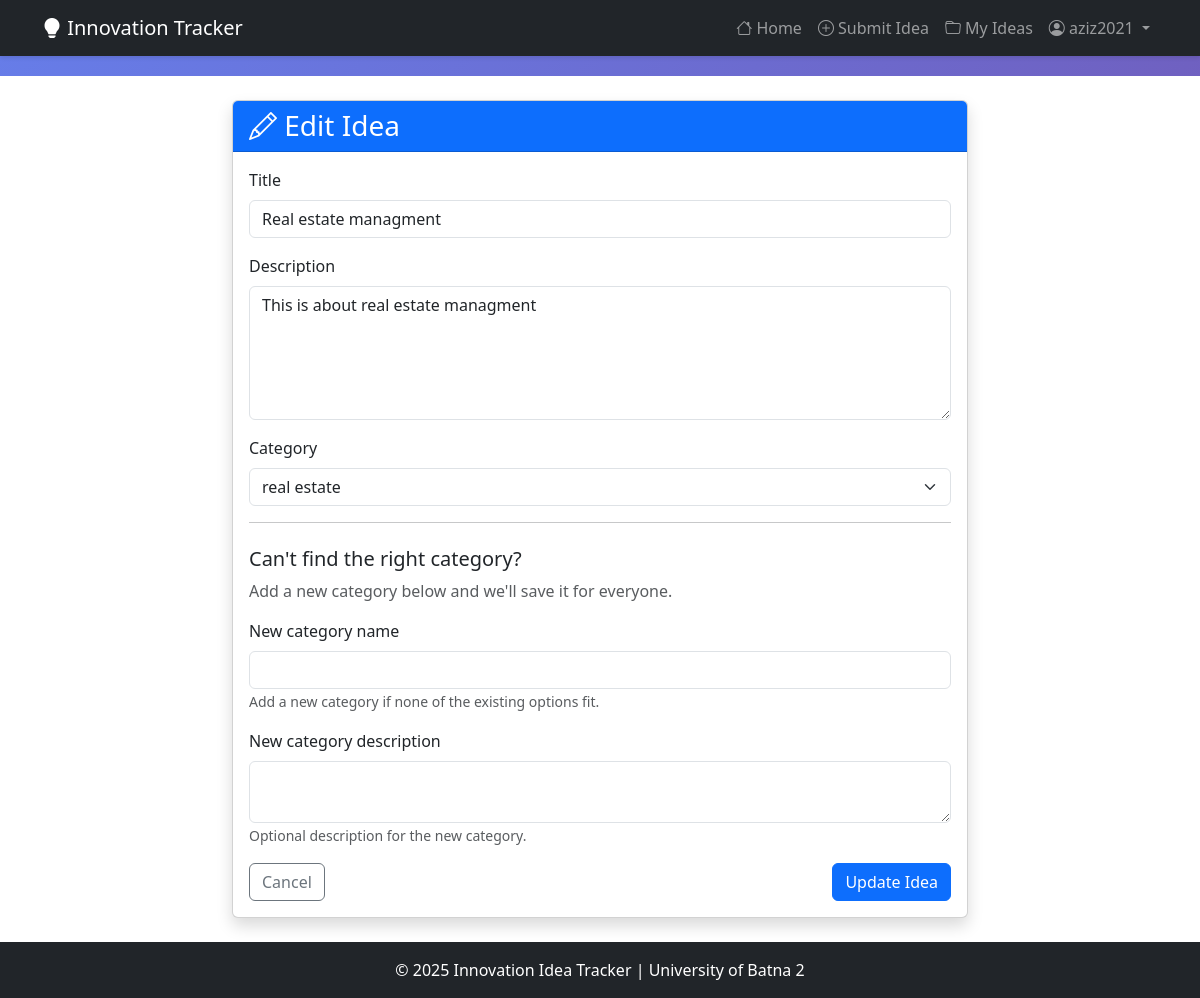
/ideas/2/edit/ (signed in), run on the app's committed database.
### ideas/models.py (models this page shows, shortened)
class Idea(models.Model):
    STATUS_CHOICES = [
        ('pending', 'Pending'),
        ('approved', 'Approved'),
        ('rejected', 'Rejected'),
        ('implemented', 'Implemented'),
    ]
    title = models.CharField(max_length=200)
    description = models.TextField()
    category = models.ForeignKey(Category, on_delete=models.SET_NULL, null=True, related_name='ideas')
    submitter = models.ForeignKey(User, on_delete=models.CASCADE, related_name='submitted_ideas')
    submission_date = models.DateTimeField(default=timezone.now)
    status = models.CharField(max_length=20, choices=STATUS_CHOICES, default='pending')
    class Meta:
        ordering = ['-submission_date']

### ideas/views.py (the view)
# urls.py: path('ideas/<int:pk>/edit/', views.edit_idea, name='edit_idea'),
@login_required
def edit_idea(request, pk):
    idea = get_object_or_404(Idea, pk=pk, submitter=request.user)
    if request.method == 'POST':
        form = IdeaForm(request.POST, instance=idea)
        if form.is_valid():
            form.save()
            messages.success(request, 'Idea updated successfully.')
            return redirect('idea_detail', pk=idea.pk)
    else:
        form = IdeaForm(instance=idea)
    return render(request, 'ideas/idea_form.html', {'form': form, 'idea': idea})

### ideas/forms.py (shortened to what this page needs)
class IdeaForm(forms.ModelForm):
    new_category_name = forms.CharField(
        required=False,
        max_length=50,
        help_text='Add a new category if none of the existing options fit.',
    )
    new_category_description = forms.CharField(
        required=False,
        widget=forms.Textarea(attrs={'rows': 2}),
        help_text='Optional description for the new category.',
    )
    class Meta:
        model = Idea
        fields = ['title', 'description', 'category']
        widgets = {
            'description': forms.Textarea(attrs={'rows': 5}),
        }
    def __init__(self, *args, **kwargs):
        super().__init__(*args, **kwargs)
        for field in self.fields.values():
            css_class = 'form-control'
            if isinstance(field.widget, forms.Select):
                css_class = 'form-select'
            field.widget.attrs.setdefault('class', css_class)
        self.fields['category'].required = False

### ideas/context_processors.py (called while the page is built)
def role_flags(request):
    user = request.user
    can_review = False
    user_role = None
    if user.is_authenticated:
        try:
            profile = user.profile
        except ObjectDoesNotExist:
            profile = None
        if profile is None and user.is_staff:
            profile, _ = UserProfile.objects.get_or_create(
                user=user, defaults={'role': UserProfile.ROLE_ADMIN}
            )
        if profile:
            user_role = profile.role
            can_review = profile.can_review
    return {
        'can_review': can_review,
        'user_role': user_role,
    }

### ideas/models.py (called while the page is built)
    def __str__(self):
        return self.name

    @property
    def can_review(self):
        return self.role in {self.ROLE_REVIEWER, self.ROLE_ADMIN} or self.user.is_staff

### templates/ideas/idea_form.html (shortened to what this page needs)
{% extends 'ideas/base.html' %}
{% block content %}
<div class="row justify-content-center">
  <div class="col-lg-8">
    <div class="card shadow">
      <div class="card-header bg-primary text-white">
        <h3 class="mb-0">
          {% if idea %}
          <i class="bi bi-pencil"></i> Edit Idea
          {% else %}
          <i class="bi bi-plus-circle"></i> Submit New Idea
          {% endif %}
        </h3>
      </div>
      <div class="card-body">
        <form method="post">
          {% for field in form %}
          {% if field.name == 'new_category_name' %}
          <hr />
          <h5 class="mt-4">Can't find the right category?</h5>
          <p class="text-muted">Add a new category below and we'll save it for everyone.</p>
          {% endif %}
          <div class="mb-3">
            <label class="form-label">{{ field.label }}</label>
            {{ field }}
            {% if field.help_text %}
            <small class="form-text text-muted">{{ field.help_text }}</small>
            {% endif %}
          </div>
          {% endfor %}
          <div class="d-flex justify-content-between">
            <a href="{% url 'home' %}" class="btn btn-outline-secondary">Cancel</a>
            <button type="submit" class="btn btn-primary">
              {% if idea %}Update Idea{% else %}Submit Idea{% endif %}
            </button>
          </div>
        </form>
      </div>
    </div>
  </div>
</div>
{% endblock %}

### templates/ideas/base.html (shortened to what this page needs)
<!DOCTYPE html>
<html lang="en">
  <head>
    <link
      href="https://cdn.jsdelivr.net/npm/bootstrap@5.3.0/dist/css/bootstrap.min.css"
      rel="stylesheet"
    />
    <link
      rel="stylesheet"
      href="https://cdn.jsdelivr.net/npm/bootstrap-icons@1.10.0/font/bootstrap-icons.css"
    />
  </head>
  <body>
    <nav class="navbar navbar-expand-lg navbar-dark bg-dark fixed-top">
      <div class="container">
        <a class="navbar-brand" href="{% url 'home' %}">
          <i class="bi bi-lightbulb-fill"></i> Innovation Tracker
        </a>
        <div class="collapse navbar-collapse" id="navbarNav">
          <ul class="navbar-nav ms-auto">
            <li class="nav-item">
              <a class="nav-link" href="{% url 'home' %}">
                <i class="bi bi-house"></i> Home
              </a>
            </li>
            {% if user.is_authenticated %}
            <li class="nav-item">
              <a class="nav-link" href="{% url 'submit_idea' %}">
                <i class="bi bi-plus-circle"></i> Submit Idea
              </a>
            </li>
            <li class="nav-item">
              <a class="nav-link" href="{% url 'my_ideas' %}">
                <i class="bi bi-folder"></i> My Ideas
              </a>
            </li>
            <li class="nav-item dropdown">
              <a
                class="nav-link dropdown-toggle"
                href="#"
                id="userDropdown"
                role="button"
                data-bs-toggle="dropdown"
              >
                <i class="bi bi-person-circle"></i> {{ user.username }}
              </a>
            </li>
            {% endif %}
          </ul>
        </div>
      </div>
    </nav>
    <div class="main-content">
      <div class="container py-4">
        {% block content %}{% endblock %}
      </div>
    </div>
    <footer class="bg-dark text-white text-center py-3">
      <div class="container">
        <p class="mb-0">
          &copy; 2025 Innovation Idea Tracker | University of Batna 2
        </p>
      </div>
    </footer>
  </body>
</html>

### templates/ideas/base.html (style rules this page uses)
body { min-height: 100vh; background: linear-gradient(135deg, #667eea 0%, #764ba2 100%); }
.main-content { background: white; min-height: calc(100vh - 76px); margin-top: 76px; }
.navbar { box-shadow: 0 2px 4px rgba(0, 0, 0, 0.1); }

### data on the page
Idea: form "Real estate managment" "This is about real estate managment" "real estate"

### other printed values
{{ user.username }} "aziz2021"
{{ field.label }} "Title" "Description" "Category" "New category name" "New category description"
{{ field.help_text }} "Add a new category if none of the existing options fit." "Optional description for the new category."
